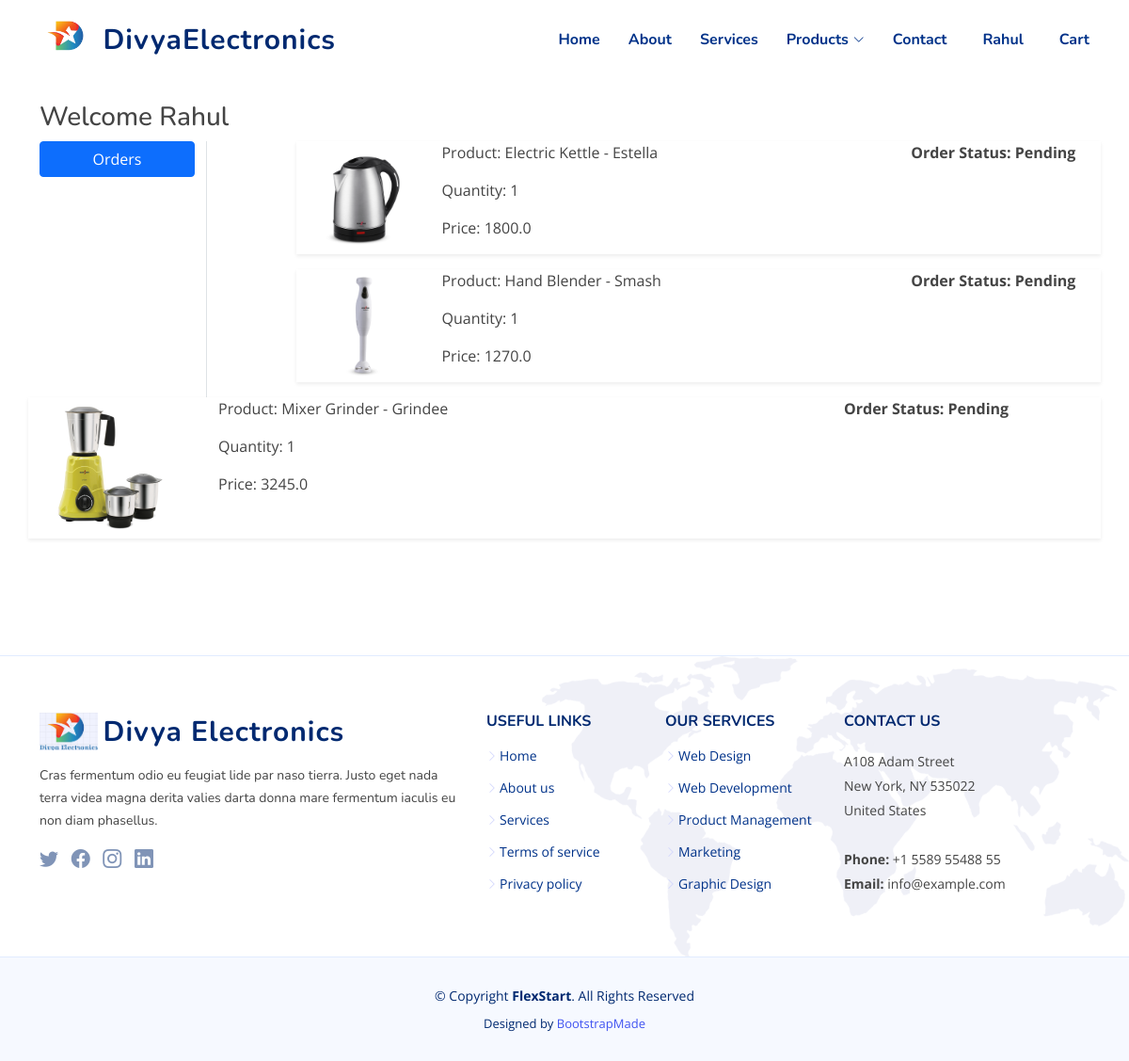
Page /orders/ (signed in) on the committed database.
### home/models.py (models this page shows, shortened)
class OrderPlaced(models.Model):
 user = models.ForeignKey(User, on_delete=models.CASCADE)
 customer = models.ForeignKey(Customer, on_delete=models.CASCADE)
 product = models.ForeignKey(Product, on_delete=models.CASCADE)
 quantity = models.PositiveIntegerField(default=1)
 ordered_date = models.DateTimeField(auto_now_add=True)
 status = models.CharField(max_length=50, choices=STATUS_CHOICES, default='Pending')
 @property
 def total_cost(self):
  return self.quantity * self.product.selling_price

class Product(models.Model):
 title = models.CharField(max_length=100)
 description = models.TextField()
 selling_price = models.FloatField()
 discounted_price = models.FloatField()
 features = models.TextField()
 warranty = models.CharField(max_length=30)
 technical_specifications = models.TextField()
 category = models.CharField( choices=CATEGORY_CHOICES,max_length=2)
 product_image = models.ImageField(upload_to='productimg')

### home/views.py (the view)
# urls.py: path('orders/', views.orders, name='orders'),
@login_required
def orders(request):
 op = OrderPlaced.objects.filter(user=request.user)
 return render(request, 'home/orders.html', {'order_placed':op})

### home/templates/home/orders.html (shortened to what this page needs)
{% extends 'home/base.html' %}
{% load static %}
{% block main-content %}
<section class="inner-page">
<div class="container my-5">
 <div class="row">
 <h3>Welcome <span class="text-capitalize">{{request.user}}</span></h3>
  <div class="col-sm-2 border-end">
   <ul class="list-unstyled">
    <li class="d-grid"><a href="{% url 'orders' %}" class="btn btn-primary">Orders</a></li>
   </ul>
  </div>
  <div class="col-sm-9 offset-sm-1">
   <div class="row">
    {% for op in order_placed %}
     <div class="col-sm-12">
      <div class="row shadow-sm mb-3">
       <div class="col-sm-2"><img src="{{op.product.product_image.url}}" alt="" srcset="" class="img-fluid" height="150" width="150"></div>
       <div class="col-sm-7">
        <p>Product: {{op.product.title}}</p>
        <p>Quantity: {{op.quantity}}</p>
        <p>Price: {{op.total_cost}}</p>
       </div>
       <div class="col-sm-3 fw-bold">
        <p>Order Status: {{op.status}}</p>
        </div>
       </div>
      </div>
     </div>
    {% endfor %}
   </div>
</section>
{% endblock main-content %}

### home/templates/home/base.html (shortened to what this page needs)
<!DOCTYPE html>
<html lang="en">
{% load static %}
<head>
  <link rel="stylesheet" href="{% static 'home/assets/css/owl.carousel.min.css' %}">
  <link href="{% static 'home/assets/vendor/bootstrap/css/bootstrap.min.css' %}" rel="stylesheet">
  <link href="{% static 'home/assets/vendor/bootstrap-icons/bootstrap-icons.css' %}" rel="stylesheet">
  <link href="{% static 'home/assets/vendor/aos/aos.css' %}" rel="stylesheet">
  <link href="{% static 'home/assets/vendor/remixicon/remixicon.css' %}" rel="stylesheet">
  <link href="{% static 'home/assets/vendor/swiper/swiper-bundle.min.css' %}" rel="stylesheet">
  <link href="{% static 'home/assets/vendor/glightbox/css/glightbox.min.css' %}" rel="stylesheet">
  <link href="{% static 'home/assets/css/style.css' %}" rel="stylesheet">
</head>
<body>
  <header id="header" class="header fixed-top">
    <div class="container-fluid container-xl d-flex align-items-center justify-content-between">
      <a href="index.html" class="logo d-flex align-items-center">
        <img src="{% static 'home/assets/img/Divya 3.png' %}" alt="">
        <span>DivyaElectronics</span>
      </a>
      <nav id="navbar" class="navbar">
        <ul>
          <li><a class="nav-link" href="/">Home</a></li>
          <li><a class="nav-link" href="{% url 'about' %}">About</a></li>
          <li><a class="nav-link" href="{% url 'services' %}">Services</a></li>
          <li class="dropdown"><a href="#"><span>Products</span> <i class="bi bi-chevron-down"></i></a>
          </li>
          <li><a class="nav-link" href="{% url 'contactus' %}">Contact</a></li>
          <ul>
          {% if request.user.is_authenticated %}
            <li class="nav-item dropdown mx-2">
              <a class="nav-link scrollto" href="#" id="profileDropdown" role="button" data-bs-toggle="dropdown" aria-expanded="false">
                {{request.user.username|capfirst}}
              </a>
            </li>
            <li>
             <a href="{% url 'showcart' %}" class="nav-link scrollto"> Cart </a>
            </li>
          {% endif %}
          </ul>
        </ul>
      </nav>
    </div>
  </header>
  {% block main-content %} {% endblock main-content %}
  <footer id="footer" class="footer">
    <div class="footer-top">
      <div class="container">
        <div class="row gy-4">
          <div class="col-lg-5 col-md-12 footer-info">
            <a href="index.html" class="logo d-flex align-items-center">
              <img src="{% static 'home/assets/img/logo.jpg' %}" alt="">
              <span>Divya Electronics</span>
            </a>
            <p>Cras fermentum odio eu feugiat lide par naso tierra. Justo eget nada terra videa magna derita valies darta donna mare fermentum iaculis eu non diam phasellus.</p>
            <div class="social-links mt-3">
              <a href="#" class="twitter"><i class="bi bi-twitter"></i></a>
              <a href="#" class="facebook"><i class="bi bi-facebook"></i></a>
              <a href="#" class="instagram"><i class="bi bi-instagram bx bxl-instagram"></i></a>
              <a href="#" class="linkedin"><i class="bi bi-linkedin bx bxl-linkedin"></i></a>
            </div>
          </div>
          <div class="col-lg-2 col-6 footer-links">
            <h4>Useful Links</h4>
            <ul>
              <li><i class="bi bi-chevron-right"></i> <a href="#">Home</a></li>
              <li><i class="bi bi-chevron-right"></i> <a href="#">About us</a></li>
              <li><i class="bi bi-chevron-right"></i> <a href="#">Services</a></li>
              <li><i class="bi bi-chevron-right"></i> <a href="#">Terms of service</a></li>
              <li><i class="bi bi-chevron-right"></i> <a href="#">Privacy policy</a></li>
            </ul>
          </div>
          <div class="col-lg-2 col-6 footer-links">
            <h4>Our Services</h4>
            <ul>
              <li><i class="bi bi-chevron-right"></i> <a href="#">Web Design</a></li>
              <li><i class="bi bi-chevron-right"></i> <a href="#">Web Development</a></li>
              <li><i class="bi bi-chevron-right"></i> <a href="#">Product Management</a></li>
              <li><i class="bi bi-chevron-right"></i> <a href="#">Marketing</a></li>
              <li><i class="bi bi-chevron-right"></i> <a href="#">Graphic Design</a></li>
            </ul>
          </div>
          <div class="col-lg-3 col-md-12 footer-contact text-center text-md-start">
            <h4>Contact Us</h4>
            <p>
              A108 Adam Street <br>
              New York, NY 535022<br>
              United States <br><br>
              <strong>Phone:</strong> +1 5589 55488 55<br>
              <strong>Email:</strong> info@example.com<br>
            </p>
          </div>
        </div>
      </div>
    </div>
    <div class="container">
      <div class="copyright">
        &copy; Copyright <strong><span>FlexStart</span></strong>. All Rights Reserved
      </div>
      <div class="credits">
        Designed by <a href="https://bootstrapmade.com/">BootstrapMade</a>
      </div>
    </div>
  </footer>
</body>
</html>

### home/static/home/assets/css/style.css (style rules this page uses)
:root { scroll-behavior: smooth; }
body { font-family: "Open Sans", sans-serif; color: #444444; }
a { color: #4154f1; text-decoration: none; }
h1, h2, h3, h4, h5, h6 { font-family: "Nunito", sans-serif; }
section { padding: 60px 0; overflow: hidden; }
.header { transition: all 0.5s; z-index: 997; padding: 20px 0; }
.header .logo { line-height: 0; }
.header .logo img { max-height: 40px; margin-right: 6px; }
.header .logo span { font-size: 30px; font-weight: 700; letter-spacing: 1px; color: #012970; font-family: "Nunito", sans-serif; margin-top: 3px; }
.navbar { padding: 0; }
.navbar ul { margin: 0; padding: 0; display: flex; list-style: none; align-items: center; }
.navbar li { position: relative; }
.navbar a { display: flex; align-items: center; justify-content: space-between; padding: 10px 0 10px 30px; font-family: "Nunito", sans-serif; font-size: 16px; font-weight: 700; color: #013289; white-space: nowrap; transition: 0.3s; }
.navbar a i { font-size: 12px; line-height: 0; margin-left: 5px; }
.footer { background: #f6f9ff; padding: 0 0 30px 0; font-size: 14px; }
.footer .footer-top { background: white url(../img/footer-bg.png) no-repeat right top; background-size: contain; border-top: 1px solid #e1ecff; border-bottom: 1px solid #e1ecff; padding: 60px 0 30px 0; }
.footer .footer-top .footer-info { margin-bottom: 30px; }
.footer .footer-top .footer-info .logo { line-height: 0; margin-bottom: 15px; }
.footer .footer-top .footer-info .logo img { max-height: 40px; margin-right: 6px; }
.footer .footer-top .footer-info .logo span { font-size: 30px; font-weight: 700; letter-spacing: 1px; color: #012970; font-family: "Nunito", sans-serif; margin-top: 3px; }
.footer .footer-top .footer-info p { font-size: 14px; line-height: 24px; margin-bottom: 0; font-family: "Nunito", sans-serif; }
.footer .footer-top .social-links a { font-size: 20px; display: inline-block; color: rgba(1, 41, 112, 0.5); line-height: 0; margin-right: 10px; transition: 0.3s; }
.footer .footer-top h4 { font-size: 16px; font-weight: bold; color: #012970; text-transform: uppercase; position: relative; padding-bottom: 12px; }
.footer .footer-top .footer-links { margin-bottom: 30px; }
.footer .footer-top .footer-links ul { list-style: none; padding: 0; margin: 0; }
.footer .footer-top .footer-links ul i { padding-right: 2px; color: #d0d4fc; font-size: 12px; line-height: 0; }
.footer .footer-top .footer-links ul li { padding: 10px 0; display: flex; align-items: center; }
.footer .footer-top .footer-links ul li:first-child { padding-top: 0; }
.footer .footer-top .footer-links ul a { color: #013289; transition: 0.3s; display: inline-block; line-height: 1; }
.footer .footer-top .footer-contact p { line-height: 26px; }
.footer .copyright { text-align: center; padding-top: 30px; color: #012970; }
.footer .credits { padding-top: 10px; text-align: center; font-size: 13px; color: #012970; }

### rows in the picture
OrderPlaced: product.product_image (picture), product "Electric Kettle - Estella", quantity "1", total_cost "1800.0", status "Pending"
OrderPlaced: product.product_image (picture), product "Hand Blender - Smash", quantity "1", total_cost "1270.0", status "Pending"
OrderPlaced: product.product_image (picture), product "Mixer Grinder - Grindee", quantity "1", total_cost "3245.0", status "Pending"

### other values in the picture
{{ request.user.username|capfirst }} "Rahul"
{{ request.user }} "Rahul"
